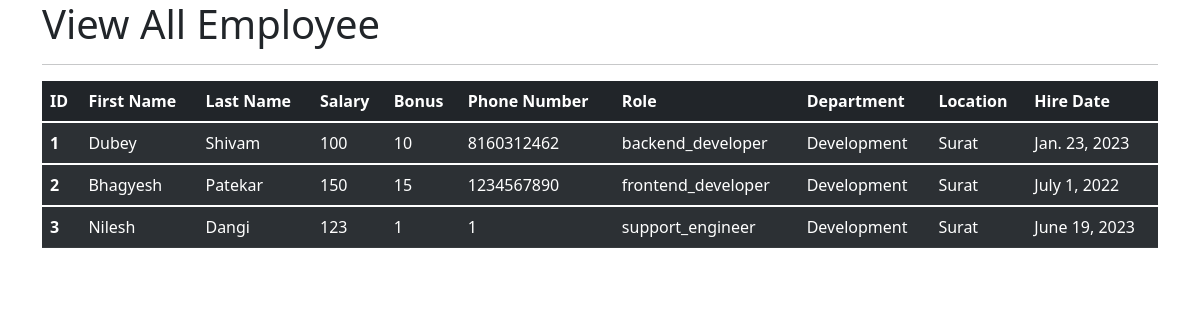
The page /all_emp on the database as committed earlier.
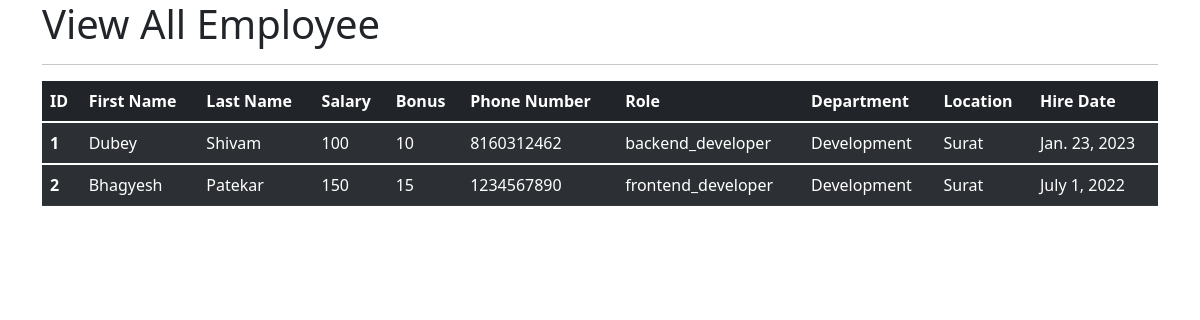
The same page on the database as committed later.
### emp_app/models.py (models this page shows, shortened)
class Employee(models.Model):
    first_name = models.CharField(max_length=30, null=False)
    last_name = models.CharField(max_length=30)
    dept = models.ForeignKey(Department, on_delete=models.CASCADE)
    salary = models.IntegerField(default=0)
    bonus = models.IntegerField(default=0)
    role = models.ForeignKey(Role, on_delete=models.CASCADE)
    phone = models.IntegerField(default=0)
    hire_date = models.DateField()

class Role(models.Model):
    name = models.CharField(max_length=100, null=False)

class Department(models.Model):
    name = models.CharField(max_length=100, null=False)
    location = models.CharField(max_length=100)

### emp_app/views.py (the view)
# urls.py: path('all_emp', views.all_emp, name = 'all_emp'),
def all_emp(request):
    emps = Employee.objects.all()
    context = {
        'emps' : emps
    }
    return render(request, 'all_emp.html', context)

### emp_app/templates/all_emp.html (shortened to what this page needs)
 <!doctype html>
<html lang="en">
  <head>
    <link href="https://cdn.jsdelivr.net/npm/bootstrap@5.1.3/dist/css/bootstrap.min.css" rel="stylesheet">
  </head>
  <body>
    <div class="container">
        <h1>View All Employee</h1>
        <hr>
        <table class="table table-dark table-striped">
          <thead>
            <tr>
              <th scope="col">ID</th>
              <th scope="col">First Name</th>
              <th scope="col">Last Name</th>
              <th scope="col">Salary</th>
              <th scope="col">Bonus</th>
              <th scope="col">Phone Number</th>
              <th scope="col">Role</th>
              <th scope="col">Department</th>
              <th scope="col">Location</th>
              <th scope="col">Hire Date</th>
            </tr>
          </thead>
                {% for emp in emps %}
          <tbody>
            <tr>
              <th scope="row">{{emp.id}}</th>
              <td>{{emp.first_name}}</td>
              <td>{{emp.last_name}}</td>
              <td>{{emp.salary}}</td>
              <td>{{emp.bonus}}</td>
              <td>{{emp.phone}}</td>
              <td>{{emp.role.name}}</td>
              <td>{{emp.dept.name}}</td>
              <td>{{emp.dept.location}}</td>
              <td>{{emp.hire_date}}</td>
            </tr>
          </tbody>
                {% endfor %}
        </table>
    </div>
  </body>
</html>

Rows that differ between the two databases and show on the page:
removed Employee: id "3", first_name "Nilesh", last_name "Dangi", salary "123", bonus "1", phone "1", role.name "support_engineer", dept.name "Development", dept.location "Surat", hire_date "June 19, 2023"
